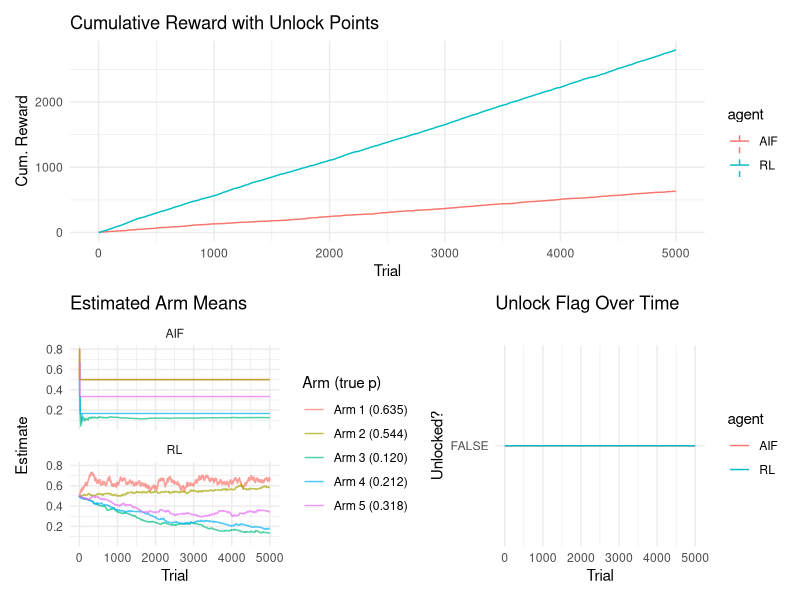

This figure's R source:
rm(list=ls())

library(tidyverse)
library(patchwork)

{
  seed <- sample(1:10000, 1)
  #set.seed(seed)
  set.seed(509)
  # 1) Problem spec
  k      <- 5
  true_p <- runif(k, 0.1, 0.9)
  T      <- 5000
  alpha  <- 0.01
  eps    <- 0.3
  
  # 2) AIF knobs
  w_epi  <- 5.0
  lambda <- 5.0
  gamma  <- 5.0
  
  # 3) Storage & init
  Q          <- rep(0.5, k)
  a_counts   <- rep(1, k)
  b_counts   <- rep(1, k)
  reward_rl  <- numeric(T)
  reward_ai  <- numeric(T)
  rl_Q_hist  <- matrix(0, T, k)
  ai_p_hist  <- matrix(0, T, k)
  
  # unlock tracking
  secret_seq      <- c(2,4,3)
  L               <- length(secret_seq)
  unlock_arm      <- secret_seq[1]
  last_rl         <- integer(0); unlocked_rl <- FALSE
  last_ai         <- integer(0); unlocked_ai <- FALSE
  unlocked_rl_vec <- logical(T)
  unlocked_ai_vec <- logical(T)
  
  # plan buffer for AIF
  plan_buf <- integer(0)
  
  # KL helper
  kl_beta <- function(a1,b1,a0,b0) {
    t1 <- lgamma(a0+b0)-lgamma(a0)-lgamma(b0)
    t2 <- lgamma(a1)+lgamma(b1)-lgamma(a1+b1)
    t3 <- (a1-a0)*(digamma(a1)-digamma(a1+b1))
    t4 <- (b1-b0)*(digamma(b1)-digamma(a1+b1))
    t5 <- (a0+b0-a1-b1)*(digamma(a0+b0)-digamma(a1+b1))
    t1+t2+t3+t4+t5
  }
  
  # precompute all 3-step sequences only once
  seqs <- expand.grid(a1=1:k, a2=1:k, a3=1:k)
  
  # 4) Simulation
  for(t in seq_len(T)){
    #–– RL step ––
    rl_Q_hist[t,] <- Q
    if(runif(1)<eps) a_rl <- sample.int(k,1) else a_rl <- which.max(Q)
    r_rl <- if(unlocked_rl && a_rl==unlock_arm) 1 else rbinom(1,1,true_p[a_rl])
    Q[a_rl]      <- Q[a_rl] + alpha * (r_rl - Q[a_rl])
    reward_rl[t] <- r_rl
    
    # update RL history & unlock flag
    last_rl <- c(last_rl, a_rl)
    if(length(last_rl)>L) last_rl <- tail(last_rl, L)
    if(!unlocked_rl && length(last_rl)==L && all(last_rl==secret_seq)){
      unlocked_rl <- TRUE
    }
    unlocked_rl_vec[t] <- unlocked_rl
    
    #–– AIF step with plan buffer ––
    if(length(plan_buf)==0){
      # need to re-plan a fresh 3-step sequence
      best_score <- Inf
      best_seq   <- NULL
      p0 <- a_counts/(a_counts + b_counts)
      for(i in seq_len(nrow(seqs))){
        plan <- as.integer(seqs[i,])
        score <- 0
        p_sim <- p0
        alpha_sim <- a_counts
        beta_sim  <- b_counts
        
        for(h in 1:3){
          a_h <- plan[h]
          # extrinsic
          score <- score - lambda * p_sim[a_h]
          # epistemic
          kl1 <- kl_beta(alpha_sim[a_h]+1, beta_sim[a_h], alpha_sim[a_h], beta_sim[a_h])
          kl0 <- kl_beta(alpha_sim[a_h],   beta_sim[a_h]+1, alpha_sim[a_h], beta_sim[a_h])
          score <- score - w_epi * (p_sim[a_h]*kl1 + (1-p_sim[a_h])*kl0)
          # simulate Bayesian update (fractional)
          alpha_sim[a_h] <- alpha_sim[a_h] + p_sim[a_h]
          beta_sim[a_h]  <- beta_sim[a_h]  + (1-p_sim[a_h])
          p_sim[a_h]     <- alpha_sim[a_h]/(alpha_sim[a_h]+beta_sim[a_h])
        }
        if(score < best_score){
          best_score <- score
          best_seq   <- plan
        }
      }
      plan_buf <- best_seq
    }
    
    # execute next action from the buffer
    a_ai <- plan_buf[1]
    plan_buf <- plan_buf[-1]
    
    # sample AIF reward
    r_ai <- if(unlocked_ai && a_ai==unlock_arm) 1 else rbinom(1,1,true_p[a_ai])
    reward_ai[t] <- r_ai
    
    # update AIF history & unlock flag
    last_ai <- c(last_ai, a_ai)
    if(length(last_ai)>L) last_ai <- tail(last_ai, L)
    if(!unlocked_ai && length(last_ai)==L && all(last_ai==secret_seq)){
      unlocked_ai <- TRUE
    }
    unlocked_ai_vec[t] <- unlocked_ai
    
    # real Bayesian update of counts
    a_counts[a_ai] <- a_counts[a_ai] + r_ai
    b_counts[a_ai] <- b_counts[a_ai] + (1 - r_ai)
    # record posterior means
    ai_p_hist[t,]  <- a_counts/(a_counts + b_counts)
  }
  
  arm_labels <- paste0("Arm ",1:k," (",sprintf("%.3f",true_p),")")
  
  # 5) Plotting
  
  # 5.1) Unlock times
  unlock_time_rl <- which(unlocked_rl_vec)[1]
  unlock_time_ai <- which(unlocked_ai_vec)[1]
  
  # 5.2) Cumulative reward
  df_r <- tibble(
    trial = 1:T,
    RL    = cumsum(reward_rl),
    AIF   = cumsum(reward_ai)
  ) %>% pivot_longer(-trial, names_to="agent", values_to="cum_reward")
  
  vline_df <- tibble(
    agent       = c("RL","AIF"),
    unlock_time = c(unlock_time_rl, unlock_time_ai)
  )
  
  p1 <- ggplot(df_r, aes(trial, cum_reward, color=agent)) +
    geom_line() +
    geom_vline(data=vline_df, aes(xintercept=unlock_time, color=agent),
               linetype="dashed") +
    theme_minimal() +
    labs(title="Cumulative Reward with Unlock Points",
         x="Trial", y="Cum. Reward")
  
  # 5.3) Belief trajectories
  df_q <- as_tibble(rl_Q_hist) %>%
    set_names(arm_labels) %>%
    mutate(trial=1:T) %>%
    pivot_longer(-trial, names_to="arm", values_to="value") %>%
    mutate(agent="RL")
  
  df_p <- as_tibble(ai_p_hist) %>%
    set_names(arm_labels) %>%
    mutate(trial=1:T) %>%
    pivot_longer(-trial, names_to="arm", values_to="value") %>%
    mutate(agent="AIF")
  
  p2 <- bind_rows(df_q, df_p) %>%
    ggplot(aes(trial, value, color=arm)) +
    geom_line(alpha=0.7) +
    facet_wrap(~agent, ncol=1) +
    theme_minimal() +
    labs(title="Estimated Arm Means", x="Trial", y="Estimate",
         color="Arm (true p)")
  
  # 5.4) Unlock flag over time
  df_u <- tibble(
    trial = 1:T,
    RL    = unlocked_rl_vec,
    AIF   = unlocked_ai_vec
  ) %>% pivot_longer(-trial, names_to="agent", values_to="unlocked")
  
  p3 <- ggplot(df_u, aes(trial, unlocked, color=agent)) +
    geom_step() +
    theme_minimal() +
    labs(title="Unlock Flag Over Time", x="Trial", y="Unlocked?")
  
  # 5.5) Combine
  print(p1 / (p2 | p3))
}
